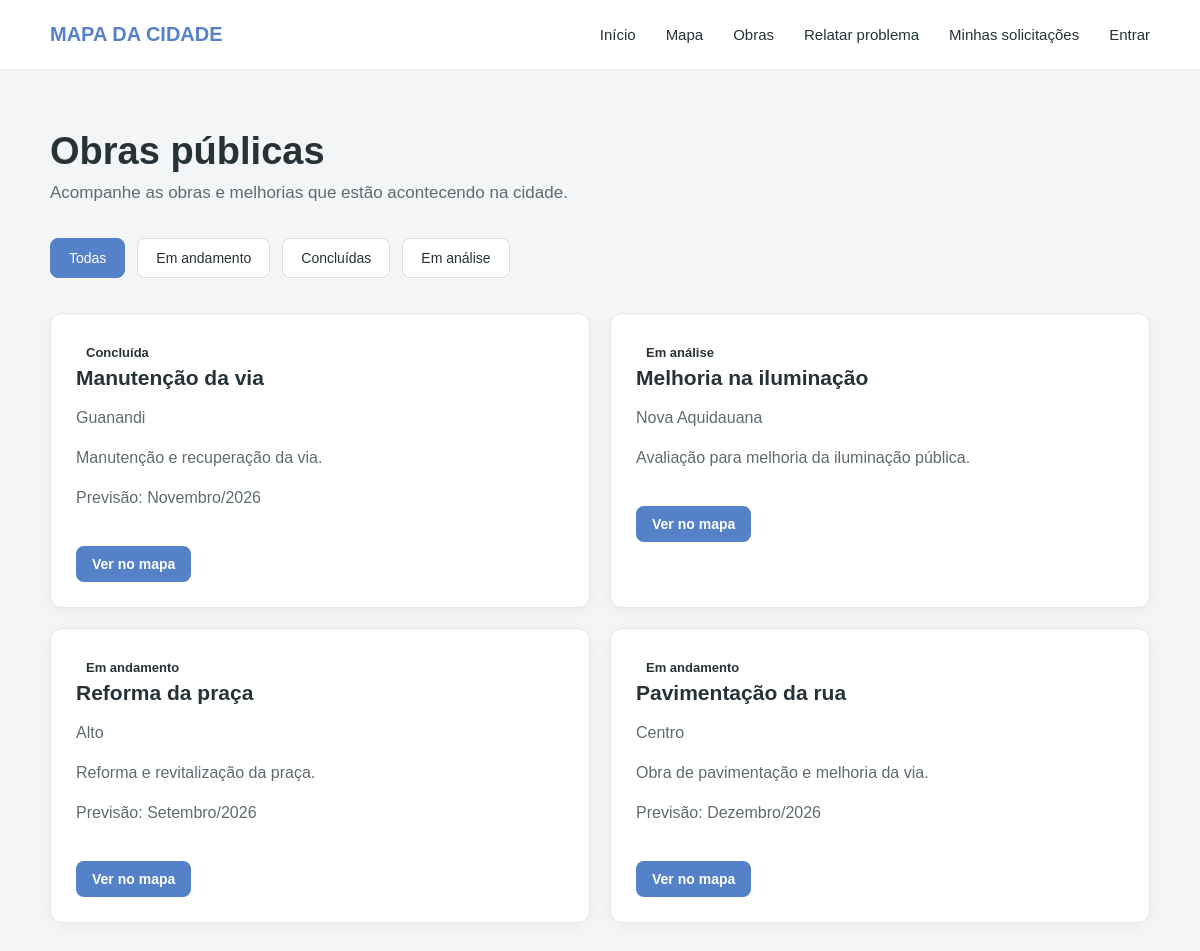
The app's page /obras, older data.
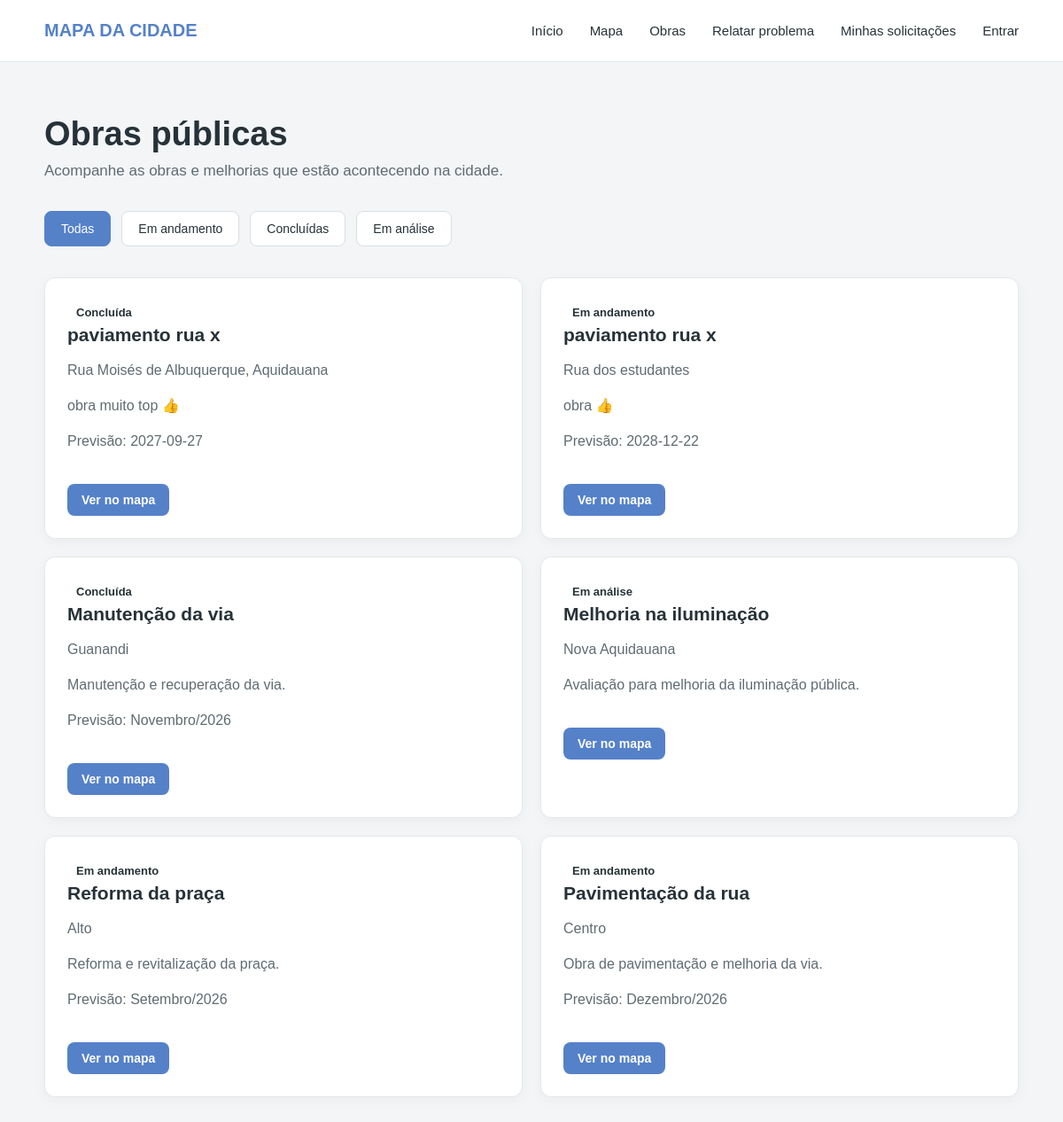
The same page, newer data.
### tables this page shows
CREATE TABLE obras (
            id INTEGER PRIMARY KEY AUTOINCREMENT,
            titulo TEXT NOT NULL,
            localizacao TEXT NOT NULL,
            status TEXT NOT NULL,
            previsao TEXT,
            descricao TEXT,
            latitude REAL,
            longitude REAL
        , rua TEXT, bairro TEXT);

### app.py (the view)
@app.route("/obras")
def obras():
    conexao = sqlite3.connect("mapa_cidade.db")
    conexao.row_factory = sqlite3.Row
    cursor = conexao.cursor()
    cursor.execute("""
        SELECT *
        FROM obras
        ORDER BY id DESC
    """)
    obras = cursor.fetchall()
    conexao.close()
    return render_template(
        "obras.html",
        obras=obras
    )

### templates/obras.html (shortened to what this page needs)
<!DOCTYPE html>
<html lang="pt-br">
<head>
    <link
        rel="stylesheet"
        href="{{ url_for('static', filename='css/obras.css') }}"
    >
</head>
<body>
    <header class="header">
        <div class="logo">
            MAPA DA CIDADE
        </div>
        <nav class="menu">
            <a href="/">Início</a>
            <a href="/mapa">Mapa</a>
            <a href="/obras">Obras</a>
            <a href="/relatar">Relatar problema</a>
            <a href="/solicitacoes">Minhas solicitações</a>
            {% if session.get("usuario_id") %}
                {% if session.get("usuario_perfil") == "admin" %}
                    <a href="/admin">
                        Administração
                    </a>
                {% endif %}
                <span class="usuario">
                    Olá, {{ session.get("usuario_nome") }}
                </span>
                <a href="/logout">
                    Sair
                </a>
            {% else %}
                <a href="/login">
                    Entrar
                </a>
            {% endif %}
        </nav>
    </header>
<main>
    <section class="titulo">
        <h1>
            Obras públicas
        </h1>
        <p>
            Acompanhe as obras e melhorias que estão acontecendo na cidade.
        </p>
    </section>
    <section class="filtros">
        <button class="filtro ativo">
            Todas
        </button>
        <button class="filtro">
            Em andamento
        </button>
        <button class="filtro">
            Concluídas
        </button>
        <button class="filtro">
            Em análise
        </button>
    </section>
    <section class="lista-obras">
        {% for obra in obras %}
    <div
        class="card-obra"
        data-status="
            {% if obra['status'] == 'Em andamento' %}
                andamento
            {% elif obra['status'] == 'Concluída' %}
                concluida
            {% elif obra['status'] == 'Em análise' %}
                analise
            {% endif %}
        "
    >
        <span class="status
            {% if obra['status'] == 'Em andamento' %}
                status-andamento
            {% elif obra['status'] == 'Concluída' %}
                status-concluida
            {% elif obra['status'] == 'Em análise' %}
                status-analise
            {% endif %}
        ">
            {{ obra['status'] }}
        </span>
        <h2>{{ obra['titulo'] }}</h2>
        <p class="localizacao">
            {{ obra['localizacao'] }}
        </p>
        {% if obra['descricao'] %}
            <p class="descricao">
                {{ obra['descricao'] }}
            </p>
        {% endif %}
        {% if obra['previsao'] %}
            <p class="previsao">
                Previsão: {{ obra['previsao'] }}
            </p>
        {% endif %}
        <a href="/mapa" class="botao-mapa">
            Ver no mapa
        </a>
    </div>
{% endfor %}
    </section>
</main>
</body>
</html>

### static/css/obras.css (style rules this page uses)
* { box-sizing: border-box; }
body { margin: 0; font-family: Arial, sans-serif; background-color: #F3F5F7; color: #263238; }
.header { height: 70px; background: #FFFFFF; display: flex; align-items: center; justify-content: space-between; padding: 0 50px; border-bottom: 1px solid #E5E7EB; }
.logo { font-size: 20px; font-weight: bold; color: #5581C9; }
.menu { display: flex; align-items: center; gap: 30px; }
.menu a { text-decoration: none; color: #263238; font-size: 15px; }
main { max-width: 1200px; margin: 0 auto; padding: 60px 50px; }
.titulo { margin-bottom: 35px; }
.titulo h1 { margin: 0 0 10px; font-size: 38px; }
.titulo p { margin: 0; font-size: 17px; color: #5F6B72; }
.filtros { display: flex; gap: 12px; margin-bottom: 35px; }
.filtro { border: 1px solid #D9DEE3; background: #FFFFFF; color: #263238; padding: 11px 18px; border-radius: 8px; font-size: 14px; cursor: pointer; }
.filtro.ativo { background: #5581C9; border-color: #5581C9; color: #FFFFFF; }
.lista-obras { display: grid; grid-template-columns: repeat(2, 1fr); gap: 20px; }
.card-obra { background: #FFFFFF; border: 1px solid #E5E7EB; border-radius: 12px; padding: 25px; box-shadow: 0 4px 15px rgba(0, 0, 0, 0.04); }
.status { display: inline-block; padding: 6px 10px; border-radius: 20px; font-size: 13px; font-weight: bold; }
.card-obra h2 { margin: 0 0 8px; font-size: 21px; }
.card-obra p { color: #5F6B72; line-height: 1.5; }
.botao-mapa { display: inline-block; margin-top: 20px; padding: 10px 16px; background: #5581C9; color: #FFFFFF; text-decoration: none; border-radius: 8px; font-size: 14px; font-weight: bold; transition: 0.2s; }

Row changes from the older to the newer data that the page shows:
added obras: status "Concluída", titulo "paviamento rua x", localizacao "Rua Moisés de Albuquerque, Aquidauana", descricao "obra muito top 👍", previsao "2027-09-27"
added obras: status "Em andamento", titulo "paviamento rua x", localizacao "Rua dos estudantes", descricao "obra 👍", previsao "2028-12-22"
